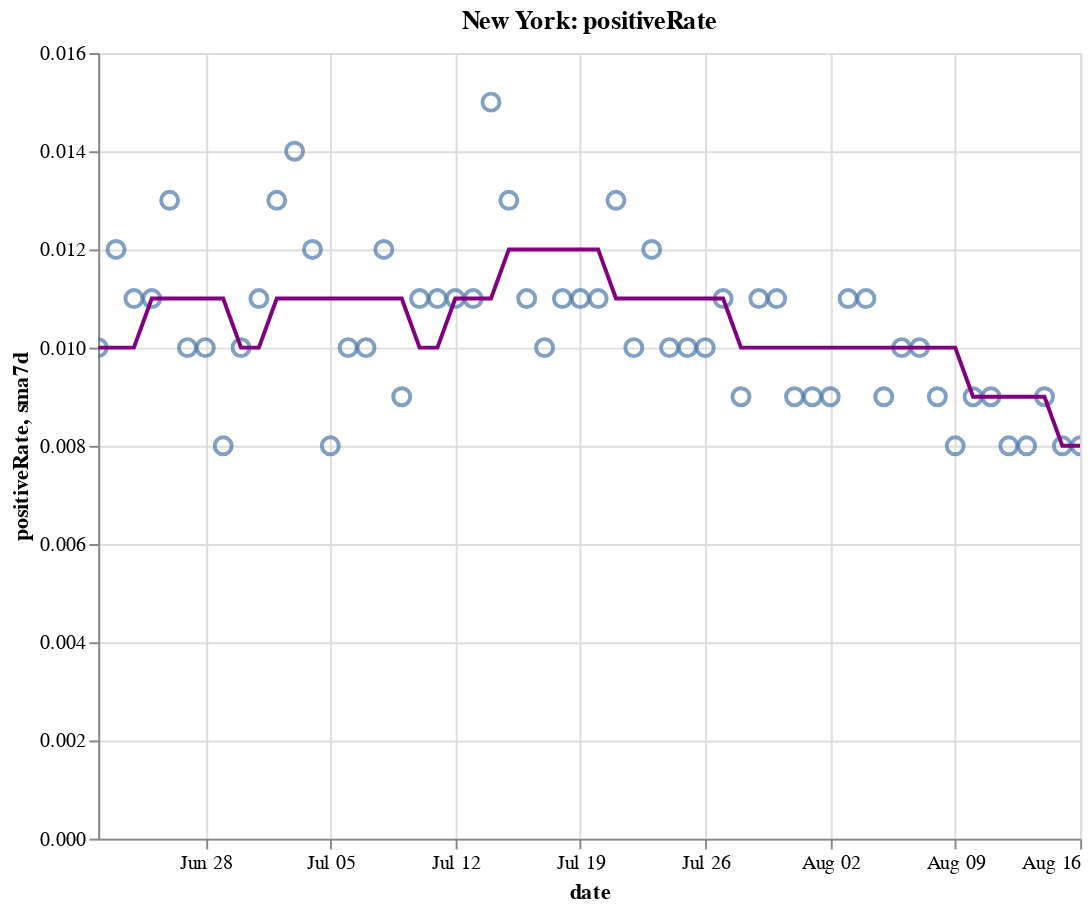

Here is the notebook cell this chart was saved with:
### Code cell
create_plot(ny, 'positiveRate')

### Figure 1 — Vega-Lite specification as saved in the notebook (floating-point values rounded to 4 significant figures)
{"config": {"view": {"continuousWidth": 400, "continuousHeight": 300}}, "layer": [{"layer": [{"mark": {"type": "point", "size": 75}, "encoding": {"tooltip": [{"type": "temporal", "field": "date"}, {"type": "quantitative", "field": "positiveRate"}, {"type": "quantitative", "field": "sma7d"}], "x": {"type": "temporal", "field": "date"}, "y": {"type": "quantitative", "field": "positiveRate"}}, "selection": {"selector010": {"type": "interval", "bind": "scales", "encodings": ["x", "y"]}}}, {"mark": {"type": "line", "color": "purple"}, "encoding": {"x": {"type": "temporal", "field": "date"}, "y": {"type": "quantitative", "field": "sma7d"}}}]}, {"mark": {"type": "rule", "color": "#aaa"}, "encoding": {"x": {"type": "temporal", "field": "date"}}, "transform": [{"filter": {"selection": "selector009"}}]}, {"mark": "circle", "encoding": {"opacity": {"condition": {"value": 1, "selection": "selector009"}, "value": 0}, "tooltip": [{"type": "temporal", "field": "date"}, {"type": "quantitative", "field": "positiveRate"}, {"type": "quantitative", "field": "sma7d"}], "x": {"type": "temporal", "field": "date"}, "y": {"type": "quantitative", "field": "positiveRate"}}, "selection": {"selector009": {"type": "single", "encodings": ["x"], "on": "mouseover", "nearest": true, "empty": "none"}}}, {"mark": {"type": "text", "align": "left", "dx": 5, "dy": -5, "stroke": "white", "strokeWidth": 2}, "encoding": {"text": {"type": "quantitative", "field": "positiveRate"}, "tooltip": [{"type": "temporal", "field": "date"}, {"type": "quantitative", "field": "positiveRate"}, {"type": "quantitative", "field": "sma7d"}], "x": {"type": "temporal", "field": "date"}, "y": {"type": "quantitative", "field": "positiveRate"}}, "transform": [{"filter": {"selection": "selector009"}}]}, {"mark": {"type": "text", "align": "left", "dx": 5, "dy": -5}, "encoding": {"text": {"type": "quantitative", "field": "positiveRate"}, "tooltip": [{"type": "temporal", "field": "date"}, {"type": "quantitative", "field": "positiveRate"}, {"type": "quantitative", "field": "sma7d"}], "x": {"type": "temporal", "field": "date"}, "y": {"type": "quantitative", "field": "positiveRate"}}, "transform": [{"filter": {"selection": "selector009"}}]}], "data": {"name": "data-ac2bb6511ede63062f50ae06c1adf259"}, "height": 400, "title": "New York: positiveRate", "width": 500, "$schema": "https://vega.github.io/schema/vega-lite/v4.8.1.json", "datasets": {"data-ac2bb6511ede63062f50ae06c1adf259": [{"date": "2020-06-22T00:00:00", "totalTestResultsIncrease": 56780.0, "positiveIncrease": 552.0, "death": 24740.0, "deathIncrease": 14.0, "positiveRate": 0.01, "state": "New York", "sma7d": 0.01}, {"date": "2020-06-23T00:00:00", "totalTestResultsIncrease": 48710.0, "positiveIncrease": 597.0, "death": 24770.0, "deathIncrease": 27.0, "positiveRate": 0.012, "state": "New York", "sma7d": 0.01}, {"date": "2020-06-24T00:00:00", "totalTestResultsIncrease": 51140.0, "positiveIncrease": 581.0, "death": 24780.0, "deathIncrease": 16.0, "positiveRate": 0.011, "state": "New York", "sma7d": 0.01}, {"date": "2020-06-25T00:00:00", "totalTestResultsIncrease": 67640.0, "positiveIncrease": 749.0, "death": 24800.0, "deathIncrease": 18.0, "positiveRate": 0.011, "state": "New York", "sma7d": 0.011}, {"date": "2020-06-26T00:00:00", "totalTestResultsIncrease": 61720.0, "positiveIncrease": 805.0, "death": 24810.0, "deathIncrease": 14.0, "positiveRate": 0.013, "state": "New York", "sma7d": 0.011}, {"date": "2020-06-27T00:00:00", "totalTestResultsIncrease": 73260.0, "positiveIncrease": 703.0, "death": 24830.0, "deathIncrease": 16.0, "positiveRate": 0.01, "state": "New York", "sma7d": 0.011}, {"date": "2020-06-28T00:00:00", "totalTestResultsIncrease": 61910.0, "positiveIncrease": 616.0, "death": 24840.0, "deathIncrease": 5.0, "positiveRate": 0.01, "state": "New York", "sma7d": 0.011}, {"date": "2020-06-29T00:00:00", "totalTestResultsIncrease": 46430.0, "positiveIncrease": 391.0, "death": 24840.0, "deathIncrease": 7.0, "positiveRate": 0.008, "state": "New York", "sma7d": 0.011}, {"date": "2020-06-30T00:00:00", "totalTestResultsIncrease": 52020.0, "positiveIncrease": 524.0, "death": 24860.0, "deathIncrease": 13.0, "positiveRate": 0.01, "state": "New York", "sma7d": 0.01}, {"date": "2020-07-01T00:00:00", "totalTestResultsIncrease": 56710.0, "positiveIncrease": 625.0, "death": 24870.0, "deathIncrease": 11.0, "positiveRate": 0.011, "state": "New York", "sma7d": 0.01}, {"date": "2020-07-02T00:00:00", "totalTestResultsIncrease": 69940.0, "positiveIncrease": 875.0, "death": 24880.0, "deathIncrease": 11.0, "positiveRate": 0.013, "state": "New York", "sma7d": 0.011}, {"date": "2020-07-03T00:00:00", "totalTestResultsIncrease": 66390.0, "positiveIncrease": 918.0, "death": 24880.0, "deathIncrease": 8.0, "positiveRate": 0.014, "state": "New York", "sma7d": 0.011}, {"date": "2020-07-04T00:00:00", "totalTestResultsIncrease": 62400.0, "positiveIncrease": 726.0, "death": 24900.0, "deathIncrease": 11.0, "positiveRate": 0.012, "state": "New York", "sma7d": 0.011}, {"date": "2020-07-05T00:00:00", "totalTestResultsIncrease": 63420.0, "positiveIncrease": 533.0, "death": 24900.0, "deathIncrease": 8.0, "positiveRate": 0.008, "state": "New York", "sma7d": 0.011}, {"date": "2020-07-06T00:00:00", "totalTestResultsIncrease": 54330.0, "positiveIncrease": 518.0, "death": 24910.0, "deathIncrease": 9.0, "positiveRate": 0.01, "state": "New York", "sma7d": 0.011}, {"date": "2020-07-07T00:00:00", "totalTestResultsIncrease": 56740.0, "positiveIncrease": 588.0, "death": 24920.0, "deathIncrease": 11.0, "positiveRate": 0.01, "state": "New York", "sma7d": 0.011}, {"date": "2020-07-08T00:00:00", "totalTestResultsIncrease": 57580.0, "positiveIncrease": 692.0, "death": 24940.0, "deathIncrease": 20.0, "positiveRate": 0.012, "state": "New York", "sma7d": 0.011}, {"date": "2020-07-09T00:00:00", "totalTestResultsIncrease": 65560.0, "positiveIncrease": 584.0, "death": 24960.0, "deathIncrease": 15.0, "positiveRate": 0.009, "state": "New York", "sma7d": 0.011}, {"date": "2020-07-10T00:00:00", "totalTestResultsIncrease": 73560.0, "positiveIncrease": 786.0, "death": 24970.0, "deathIncrease": 9.0, "positiveRate": 0.011, "state": "New York", "sma7d": 0.01}, {"date": "2020-07-11T00:00:00", "totalTestResultsIncrease": 69200.0, "positiveIncrease": 730.0, "death": 24970.0, "deathIncrease": 6.0, "positiveRate": 0.011, "state": "New York", "sma7d": 0.01}, {"date": "2020-07-12T00:00:00", "totalTestResultsIncrease": 62420.0, "positiveIncrease": 677.0, "death": 24980.0, "deathIncrease": 5.0, "positiveRate": 0.011, "state": "New York", "sma7d": 0.011}, {"date": "2020-07-13T00:00:00", "totalTestResultsIncrease": 51690.0, "positiveIncrease": 557.0, "death": 24990.0, "deathIncrease": 10.0, "positiveRate": 0.011, "state": "New York", "sma7d": 0.011}, {"date": "2020-07-14T00:00:00", "totalTestResultsIncrease": 60040.0, "positiveIncrease": 912.0, "death": 24990.0, "deathIncrease": 5.0, "positiveRate": 0.015, "state": "New York", "sma7d": 0.011}, {"date": "2020-07-15T00:00:00", "totalTestResultsIncrease": 63600.0, "positiveIncrease": 831.0, "death": 25000.0, "deathIncrease": 9.0, "positiveRate": 0.013, "state": "New York", "sma7d": 0.012}, {"date": "2020-07-16T00:00:00", "totalTestResultsIncrease": 72680.0, "positiveIncrease": 769.0, "death": 25010.0, "deathIncrease": 11.0, "positiveRate": 0.011, "state": "New York", "sma7d": 0.012}, {"date": "2020-07-17T00:00:00", "totalTestResultsIncrease": 78240.0, "positiveIncrease": 776.0, "death": 25020.0, "deathIncrease": 10.0, "positiveRate": 0.01, "state": "New York", "sma7d": 0.012}, {"date": "2020-07-18T00:00:00", "totalTestResultsIncrease": 69820.0, "positiveIncrease": 754.0, "death": 25040.0, "deathIncrease": 11.0, "positiveRate": 0.011, "state": "New York", "sma7d": 0.012}, {"date": "2020-07-19T00:00:00", "totalTestResultsIncrease": 46200.0, "positiveIncrease": 502.0, "death": 25050.0, "deathIncrease": 13.0, "positiveRate": 0.011, "state": "New York", "sma7d": 0.012}, {"date": "2020-07-20T00:00:00", "totalTestResultsIncrease": 49340.0, "positiveIncrease": 519.0, "death": 25060.0, "deathIncrease": 8.0, "positiveRate": 0.011, "state": "New York", "sma7d": 0.012}, {"date": "2020-07-21T00:00:00", "totalTestResultsIncrease": 66170.0, "positiveIncrease": 855.0, "death": 25060.0, "deathIncrease": 2.0, "positiveRate": 0.013, "state": "New York", "sma7d": 0.011}, {"date": "2020-07-22T00:00:00", "totalTestResultsIncrease": 67660.0, "positiveIncrease": 705.0, "death": 25070.0, "deathIncrease": 10.0, "positiveRate": 0.01, "state": "New York", "sma7d": 0.011}, {"date": "2020-07-23T00:00:00", "totalTestResultsIncrease": 69700.0, "positiveIncrease": 811.0, "death": 25080.0, "deathIncrease": 13.0, "positiveRate": 0.012, "state": "New York", "sma7d": 0.011}, {"date": "2020-07-24T00:00:00", "totalTestResultsIncrease": 76510.0, "positiveIncrease": 753.0, "death": 25090.0, "deathIncrease": 9.0, "positiveRate": 0.01, "state": "New York", "sma7d": 0.011}, {"date": "2020-07-25T00:00:00", "totalTestResultsIncrease": 71470.0, "positiveIncrease": 750.0, "death": 25100.0, "deathIncrease": 13.0, "positiveRate": 0.01, "state": "New York", "sma7d": 0.011}, {"date": "2020-07-26T00:00:00", "totalTestResultsIncrease": 53570.0, "positiveIncrease": 536.0, "death": 25110.0, "deathIncrease": 3.0, "positiveRate": 0.01, "state": "New York", "sma7d": 0.011}, {"date": "2020-07-27T00:00:00", "totalTestResultsIncrease": 57270.0, "positiveIncrease": 608.0, "death": 25120.0, "deathIncrease": 11.0, "positiveRate": 0.011, "state": "New York", "sma7d": 0.011}, {"date": "2020-07-28T00:00:00", "totalTestResultsIncrease": 57400.0, "positiveIncrease": 534.0, "death": 25130.0, "deathIncrease": 9.0, "positiveRate": 0.009, "state": "New York", "sma7d": 0.01}, {"date": "2020-07-29T00:00:00", "totalTestResultsIncrease": 62280.0, "positiveIncrease": 715.0, "death": 25130.0, "deathIncrease": 6.0, "positiveRate": 0.011, "state": "New York", "sma7d": 0.01}, {"date": "2020-07-30T00:00:00", "totalTestResultsIncrease": 73550.0, "positiveIncrease": 777.0, "death": 25140.0, "deathIncrease": 13.0, "positiveRate": 0.011, "state": "New York", "sma7d": 0.01}, {"date": "2020-07-31T00:00:00", "totalTestResultsIncrease": 68870.0, "positiveIncrease": 644.0, "death": 25150.0, "deathIncrease": 5.0, "positiveRate": 0.009, "state": "New York", "sma7d": 0.01}, {"date": "2020-08-01T00:00:00", "totalTestResultsIncrease": 82740.0, "positiveIncrease": 753.0, "death": 25160.0, "deathIncrease": 14.0, "positiveRate": 0.009, "state": "New York", "sma7d": 0.01}, {"date": "2020-08-02T00:00:00", "totalTestResultsIncrease": 58960.0, "positiveIncrease": 531.0, "death": 25170.0, "deathIncrease": 6.0, "positiveRate": 0.009, "state": "New York", "sma7d": 0.01}, {"date": "2020-08-03T00:00:00", "totalTestResultsIncrease": 51840.0, "positiveIncrease": 545.0, "death": 25170.0, "deathIncrease": 2.0, "positiveRate": 0.011, "state": "New York", "sma7d": 0.01}, {"date": "2020-08-04T00:00:00", "totalTestResultsIncrease": 70990.0, "positiveIncrease": 746.0, "death": 25180.0, "deathIncrease": 3.0, "positiveRate": 0.011, "state": "New York", "sma7d": 0.01}, {"date": "2020-08-05T00:00:00", "totalTestResultsIncrease": 72670.0, "positiveIncrease": 636.0, "death": 25180.0, "deathIncrease": 4.0, "positiveRate": 0.009, "state": "New York", "sma7d": 0.01}, {"date": "2020-08-06T00:00:00", "totalTestResultsIncrease": 72370.0, "positiveIncrease": 703.0, "death": 25180.0, "deathIncrease": 6.0, "positiveRate": 0.01, "state": "New York", "sma7d": 0.01}, {"date": "2020-08-07T00:00:00", "totalTestResultsIncrease": 70170.0, "positiveIncrease": 714.0, "death": 25190.0, "deathIncrease": 5.0, "positiveRate": 0.01, "state": "New York", "sma7d": 0.01}, {"date": "2020-08-08T00:00:00", "totalTestResultsIncrease": 74860.0, "positiveIncrease": 703.0, "death": 25200.0, "deathIncrease": 5.0, "positiveRate": 0.009, "state": "New York", "sma7d": 0.01}, {"date": "2020-08-09T00:00:00", "totalTestResultsIncrease": 65810.0, "positiveIncrease": 515.0, "death": 25200.0, "deathIncrease": 7.0, "positiveRate": 0.008, "state": "New York", "sma7d": 0.01}, {"date": "2020-08-10T00:00:00", "totalTestResultsIncrease": 54000.0, "positiveIncrease": 476.0, "death": 25200.0, "deathIncrease": 2.0, "positiveRate": 0.009, "state": "New York", "sma7d": 0.009}, {"date": "2020-08-11T00:00:00", "totalTestResultsIncrease": 77060.0, "positiveIncrease": 667.0, "death": 25210.0, "deathIncrease": 7.0, "positiveRate": 0.009, "state": "New York", "sma7d": 0.009}, {"date": "2020-08-12T00:00:00", "totalTestResultsIncrease": 87780.0, "positiveIncrease": 700.0, "death": 25220.0, "deathIncrease": 7.0, "positiveRate": 0.008, "state": "New York", "sma7d": 0.009}, {"date": "2020-08-13T00:00:00", "totalTestResultsIncrease": 87900.0, "positiveIncrease": 737.0, "death": 25230.0, "deathIncrease": 10.0, "positiveRate": 0.008, "state": "New York", "sma7d": 0.009}, {"date": "2020-08-14T00:00:00", "totalTestResultsIncrease": 85460.0, "positiveIncrease": 727.0, "death": 25230.0, "deathIncrease": 4.0, "positiveRate": 0.009, "state": "New York", "sma7d": 0.009}, {"date": "2020-08-15T00:00:00", "totalTestResultsIncrease": 88670.0, "positiveIncrease": 734.0, "death": 25240.0, "deathIncrease": 12.0, "positiveRate": 0.008, "state": "New York", "sma7d": 0.008}, {"date": "2020-08-16T00:00:00", "totalTestResultsIncrease": 77690.0, "positiveIncrease": 607.0, "death": 25250.0, "deathIncrease": 6.0, "positiveRate": 0.008, "state": "New York", "sma7d": 0.008}]}}
